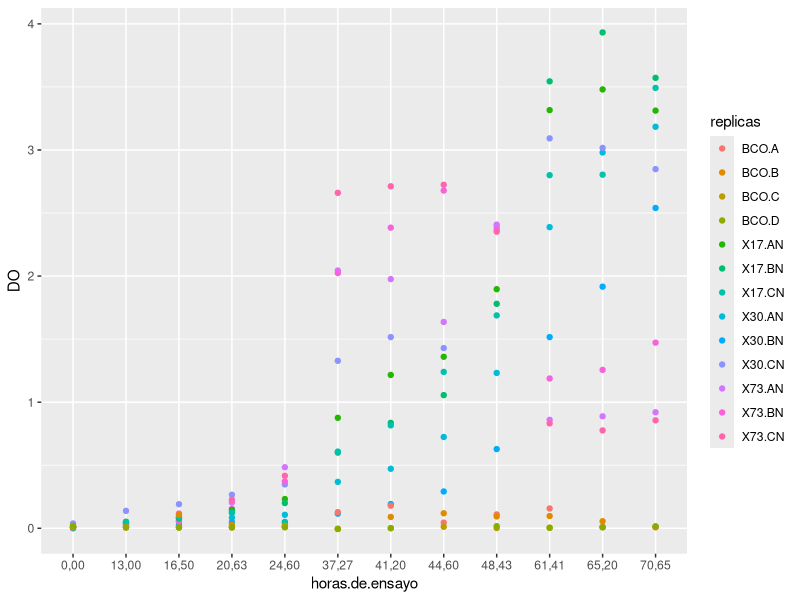
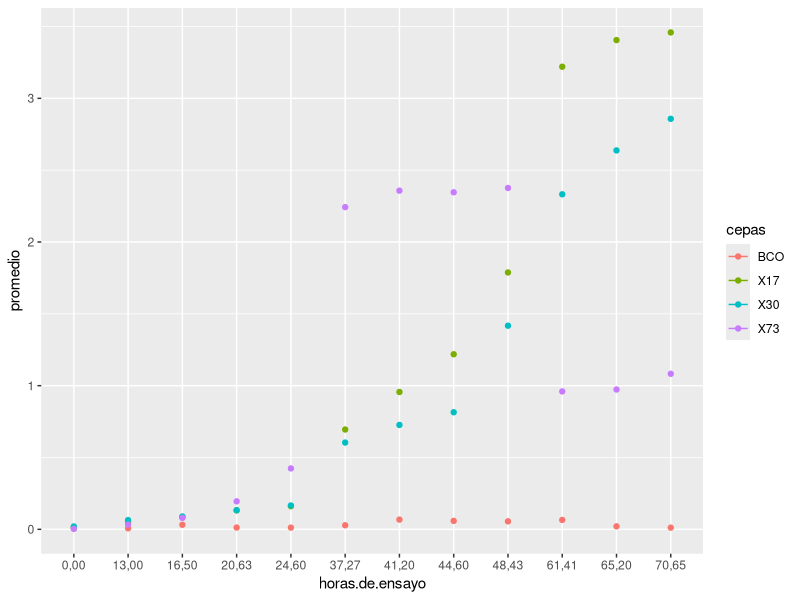
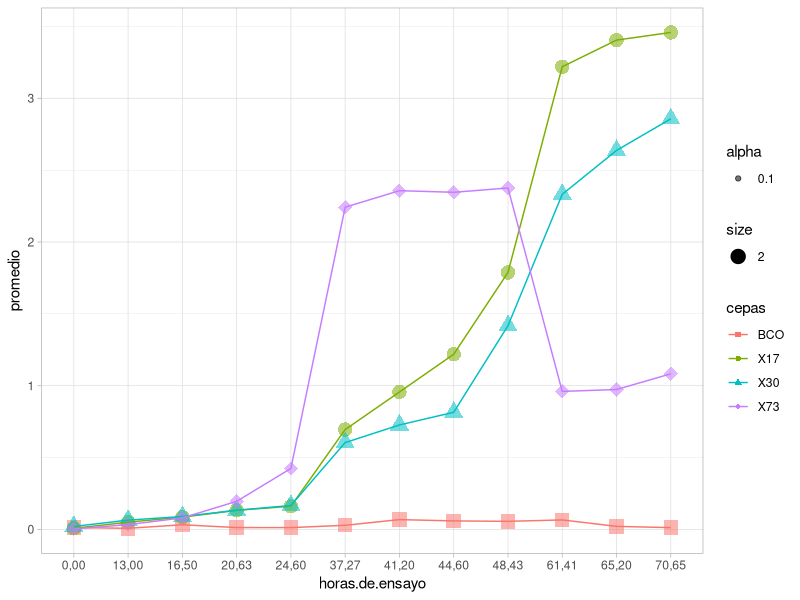
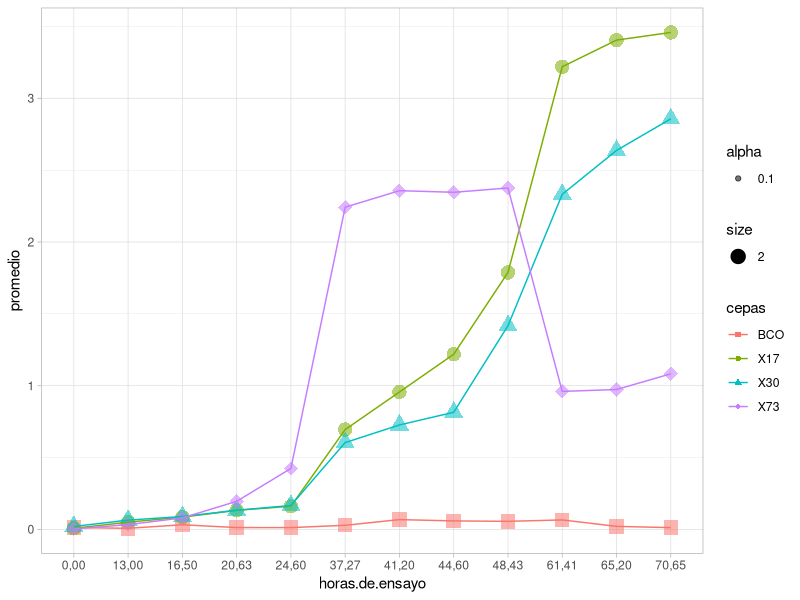
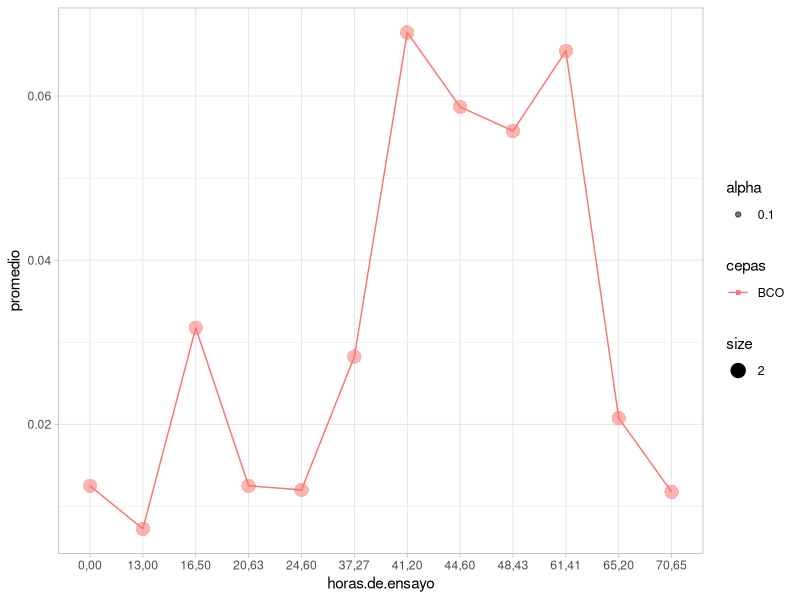
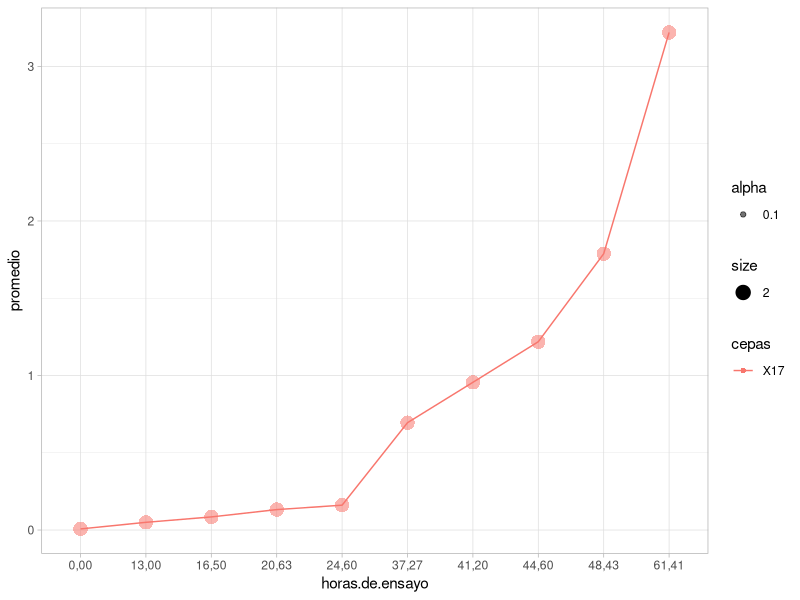
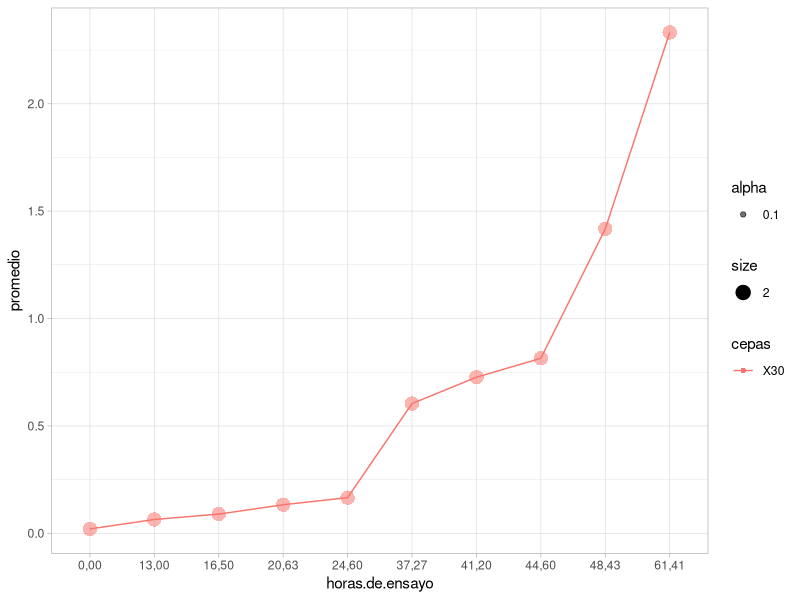
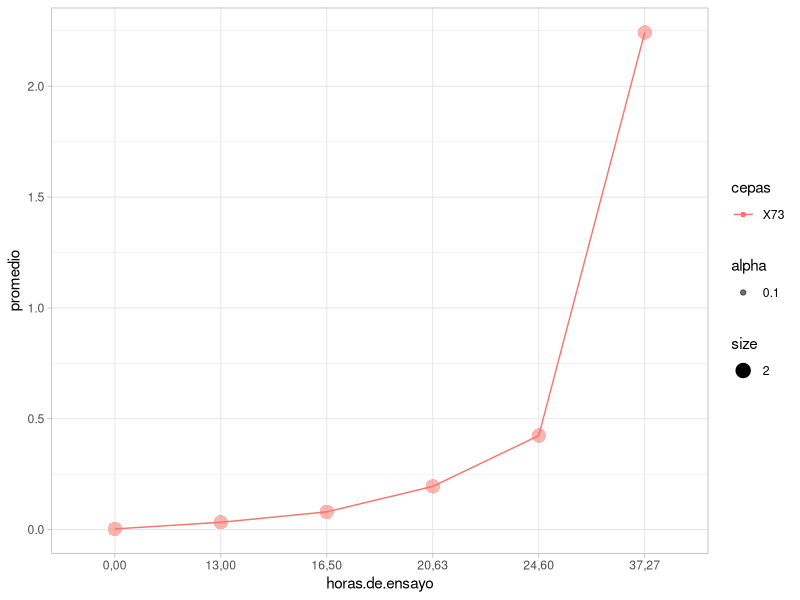

Write R code to recreate these figures, in order.
## ---- chunk 1
knitr::opts_chunk$set(echo = TRUE)
library(tidyverse)
## ---- chunk 2
crecimiento_csv <- read.csv("./crecimiento.csv")
crecimiento_csv %>%
  head(3)
## ---- chunk 3
crecimiento <- crecimiento_csv %>% 
  pivot_longer(c(
    "X30.AN", "X30.BN"  , "X30.CN",
    "X73.AN", "X73.BN", "X73.CN",
    "X17.AN", "X17.BN", "X17.CN",
    "BCO.A" , "BCO.B" , "BCO.C", "BCO.D"
  ),
  names_to = "replicas", values_to = "DO")
## ---- chunk 4
crecimiento <- crecimiento %>% 
  select(c("horas.de.ensayo", "replicas", "DO"))
## ---- chunk 5
crecimiento <- crecimiento %>% 
  filter(!is.na(DO))
## ---- chunk 6
crecimiento %>%
  arrange(replicas) %>%
  head(5)
## ---- chunk 7
crecimiento %>%
  group_by(replicas) %>%
  summarise() %>%
  head(22)


## ---- chunk 8
crecimiento %>%
  select(c(DO)) %>%
  sapply(typeof)
## ---- chunk 9
crecimiento %>%
  summarise(total = n())
## ---- chunk 10
str(crecimiento)
## ---- chunk 11
crecimiento %>% ggplot(aes(x = horas.de.ensayo,
                           y = DO,
                           color=replicas)) +
  geom_point()

## ---- chunk 12
crecimiento_agrupado <- crecimiento %>%
  group_by(horas.de.ensayo, cepas = substring(replicas, 0, 3)) %>%
  summarise(desvio = sd(DO), promedio = mean(DO), mediana = median(DO))
## ---- chunk 13
crecimiento_agrupado %>%
  ggplot(aes(x = horas.de.ensayo,
             y = promedio,
             color=cepas)) +
  geom_point() +
  geom_line()
## ---- chunk 14
crecimiento_agrupado %>%
  ggplot() +
  geom_point(aes(x = horas.de.ensayo,
                 y = promedio,
                 shape = cepas,
                 colour = cepas,
                 size=2,
                 alpha = 0.1)) +
  scale_shape_manual(values=c(15, 16, 17,18))+
  geom_line(aes(x = horas.de.ensayo,
                y = promedio,
                color=cepas, group=cepas)) + 
  theme_light()
## ---- chunk 15
crecimiento_agrupado %>%
  ggplot() +
  geom_point(aes(x = horas.de.ensayo,
                 y = promedio,
                 shape = cepas,
                 colour = cepas,
                 size=2,
                 alpha = 0.1)) +
  scale_shape_manual(values=c(15, 16, 17,18))+
  geom_line(aes(x = horas.de.ensayo,
                y = promedio,
                color=cepas, group=cepas)) + 
  theme_light()
## ---- chunk 16
crecimiento_agrupado %>%
  filter(cepas == 'BCO') %>%
  ggplot() +
  geom_point(aes(x = horas.de.ensayo,
                 y = promedio,
                 shape = cepas,
                 colour = cepas,
                 size=2,
                 alpha = 0.1)) +
  geom_line(aes(x = horas.de.ensayo,
                y = promedio,
                color=cepas, group=cepas)) + 
  theme_light()
## ---- chunk 17
crecimiento_agrupado %>%
  filter(cepas == 'X17' & horas.de.ensayo < 65) %>%
  ggplot() +
  geom_point(aes(x = horas.de.ensayo,
                 y = promedio,
                 shape = cepas,
                 colour = cepas,
                 size=2,
                 alpha = 0.1)) +
  geom_line(aes(x = horas.de.ensayo,
                y = promedio,
                color=cepas, group=cepas)) + 
  theme_light()
## ---- chunk 18
crecimiento_agrupado %>%
  filter(cepas == 'X30' & horas.de.ensayo < 65) %>%
  ggplot() +
  geom_point(aes(x = horas.de.ensayo,
                 y = promedio,
                 shape = cepas,
                 colour = cepas,
                 size=2,
                 alpha = 0.1)) +
  geom_line(aes(x = horas.de.ensayo,
                y = promedio,
                color=cepas, group=cepas)) + 
  theme_light()
## ---- chunk 19
crecimiento_agrupado %>%
  filter(cepas == 'X73' & horas.de.ensayo < 40) %>%
  ggplot() +
  geom_point(aes(x = horas.de.ensayo,
                 y = promedio,
                 shape = cepas,
                 colour = cepas,
                 size=2,
                 alpha = 0.1)) +
  geom_line(aes(x = horas.de.ensayo,
                y = promedio,
                color=cepas, group=cepas)) + 
  theme_light()
## ---- chunk 20
crecimiento_agrupado %>%
  filter(cepas == 'X30' & horas.de.ensayo < 65) %>%
  ggplot() +
  geom_point(aes(x = horas.de.ensayo,
                 y = promedio,
                 shape = cepas,
                 colour = cepas,
                 size=2,
                 alpha = 0.1)) +
  geom_line(aes(x = horas.de.ensayo,
                y = promedio,
                color=cepas, group=cepas)) + 
  scale_y_log10() +
  theme_light()
## ---- chunk 21
crecimiento_agrupado %>%
  filter(cepas == 'X73' & horas.de.ensayo < 40) %>%
  ggplot() +
  geom_point(aes(x = horas.de.ensayo,
                 y = promedio,
                 shape = cepas,
                 colour = cepas,
                 size=2,
                 alpha = 0.1)) +
  geom_line(aes(x = horas.de.ensayo,
                y = promedio,
                color=cepas, group=cepas)) + 
  scale_y_log10() +
  theme_light()
